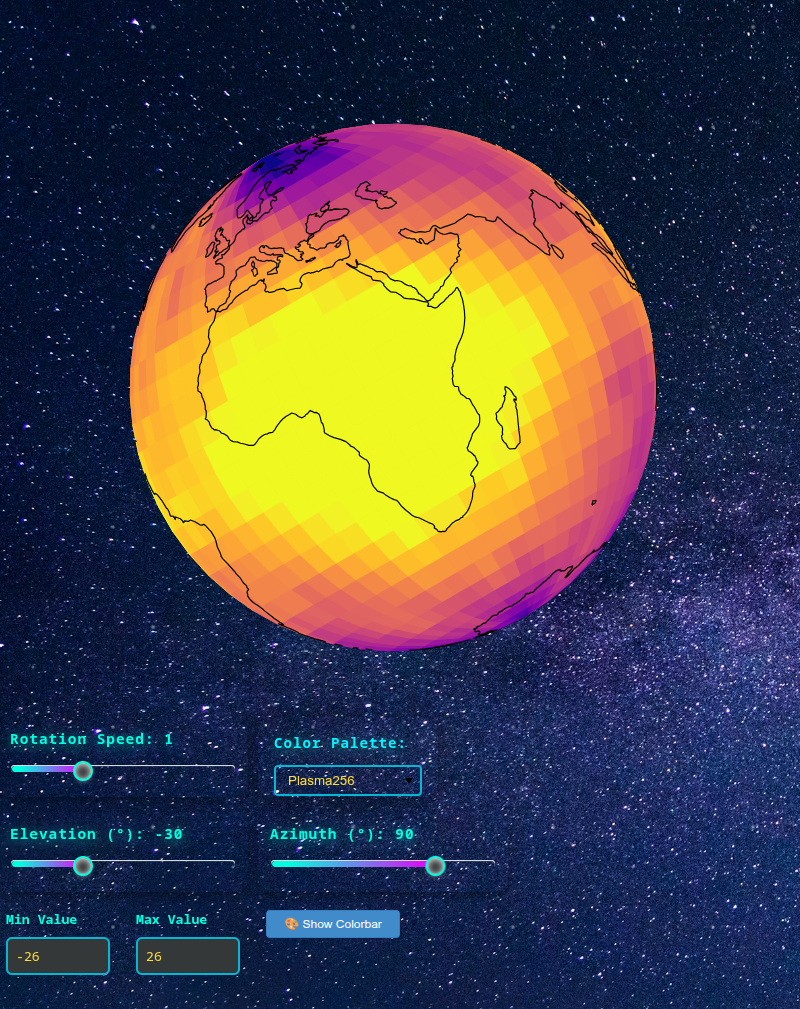

Write the Python code that produced this figure.





import numpy as np
from bokeh.plotting import figure, show, output_file
from bokeh.models import (ColumnDataSource, CustomJS, Button, Slider, Select, Div)
from bokeh.layouts import column, row
from bokeh.palettes import Turbo256, Viridis256, Plasma256, Inferno256, Cividis256
import cartopy.feature as cfeature
from shapely.geometry import LineString, MultiLineString
import json
from bokeh.models import GlobalInlineStyleSheet
from bokeh.io import curdoc
from bokeh.io import show, curdoc
from bokeh.models import Slider, InlineStyleSheet
from bokeh.layouts import column
from matplotlib import cm
from matplotlib.colors import to_hex
from bokeh.models import WheelZoomTool
from bokeh.models import NumericInput

#'RdBu_r'
def mbpal(sMpl):
    return [to_hex(cm.get_cmap(sMpl)(i/255)) for i in range(256)]

cool = mbpal('cool')
hot = mbpal('hot')
bwr = mbpal('bwr')
terrain = mbpal('terrain')
curdoc().theme = 'dark_minimal'

slider_style = InlineStyleSheet(css="""
/* Host: set the widget's container background */
:host {
  background: transparent !important;   /* even darker than black for modern dark UI */
  border-radius: 12px !important;
  padding: 12px !important;
  box-shadow: 0 4px 12px #0006 !important;
}
/* Slider title */
:host .bk-slider-title {
  color: #00ffe0 !important;     /* bright cyan for the title */
  font-size: 1.2em !important;
  font-weight: bold !important;
  letter-spacing: 1px !important;
  font-family: 'Fira Code', 'Consolas', 'Menlo', monospace !important;
  margin-bottom: 14px !important;
  text-shadow: 0 2px 12px #00ffe099;
}
/* Track (background) */
:host .noUi-base, :host .noUi-target {
  background: transparent !important;
    border: 1px solid transparent !important;

}
/* Filled portion */
:host .noUi-connect {
  background: linear-gradient(90deg, #00ffe0 10%, #d810f7 90%) !important;
  box-shadow: 0 0 12px #00ffe099;
  border-radius: 12px !important;
}
/* Handle */
:host .noUi-handle {
  background: #343838 !important;
  border: 2px solid #00ffe0 !important;
  border-radius: 50%;
  width: 20px;
  height: 20px;
}
/* Handle hover/focus */
:host .noUi-handle:hover, :host .noUi-handle:focus {
  border-color: #ff2a68 !important;
  box-shadow: 0 0 10px #ff2a6890;
}
/* Tooltip */
:host .noUi-tooltip {
  background: #343838 !important;
  color: #00ffe0 !important;
  font-family: 'Consolas', monospace;
  border-radius: 6px;
  border: 1px solid #00ffe0;
}
""")

select_css = InlineStyleSheet(css="""
/* Widget container */
:host {
    background:transparent !important;
    border-radius: 14px !important;
    padding: 16px !important;
    box-shadow: 0 4px 24px #0007 !important;
}
/* Title styling */
:host .bk-input-group label, :host .bk-select-title {
    color: #06f0ff !important;
    font-size: 1.18em !important;
    font-family: 'Fira Code', monospace;
    font-weight: bold !important;
    margin-bottom: 12px !important;
    letter-spacing: 1px !important;
    text-shadow: 0 2px 12px #06f0ff88, 0 1px 6px #111b;
}
/* Dropdown select */
:host select {
    background-color: transparent !important;
    color: #ffdb39 !important;
    border: 2px solid #06b6d4 !important;
    appearance: none;
    -webkit-appearance: none;
    -moz-appearance: none;
}

:host select option {
    background-color: #16161e !important; /* fallback */
    color: #ffdb39 !important;
}
/* Glow effect on hover/focus */
:host select:hover, :host select:focus {
    border-color: #ff3049 !important;
    box-shadow: 0 0 0 2px #ff304999, 0 0 18px #ff3049cc !important;
    outline: none !important;
}

""")

# def get_starfield_stylesheet():
#     return GlobalInlineStyleSheet(css="""
#     html {
#         position: relative;
#         width: 100%;
#         height: 100%;
#         background: radial-gradient(ellipse at bottom, #343838 0%, #130d0d 100%);
#         overflow: hidden;
#     }

#     body {
#         margin: 0;
#         padding: 0;
#         background: transparent !important;
#     }

#     /* ⭐ SMALL STARS (MANY) */
#     html::before {
#         content: "";
#         position: fixed;
#         inset: 0;
#         background-image:
#             radial-gradient(1px 1px at 5% 10%, white, transparent),
#             radial-gradient(1px 1px at 15% 80%, white, transparent),
#             radial-gradient(1px 1px at 25% 30%, white, transparent),
#             radial-gradient(1px 1px at 40% 60%, white, transparent),
#             radial-gradient(1px 1px at 55% 20%, white, transparent),
#             radial-gradient(1px 1px at 70% 90%, white, transparent),
#             radial-gradient(1px 1px at 85% 40%, white, transparent),
#             radial-gradient(1px 1px at 95% 70%, white, transparent);
#         background-repeat: repeat;
#         background-size: 100px 100px;
#         animation: twinkleSmall 6s infinite alternate;
#         pointer-events: none;
#         z-index: -1;
#     }

#     /* ⭐ BIGGER STARS (FEWER) */
#     html::after {
#         content: "";
#         position: fixed;
#         inset: 0;
#         background-image:
#             radial-gradient(2px 2px at 20% 40%, white, transparent),
#             radial-gradient(2.5px 2.5px at 60% 70%, white, transparent),
#             radial-gradient(3px 3px at 80% 20%, white, transparent);
#         background-repeat: repeat;
#         background-size: 200px 200px;
#         animation: twinkleBig 10s infinite alternate;
#         pointer-events: none;
#         z-index: -1;
#     }

#     @keyframes twinkleSmall {
#         from { opacity: 0.3; }
#         to   { opacity: 0.9; }
#     }

#     @keyframes twinkleBig {
#         from { opacity: 0.2; }
#         to   { opacity: 0.7; }
#     }

#     /* Bokeh above stars */
#     .bk-root {
#         position: relative;
#         z-index: 1;
#         background: transparent !important;
#     }

#     /* UI text */
#     .bk, .bk-input, .bk-btn, .bk-select, .bk-slider-title,
#     .bk-title, .bk-label, .bk-legend, .bk-axis-label {
#         color: white !important;
#     }
#     """)


from bokeh.models import GlobalInlineStyleSheet

def get_starfield_stylesheet():
    return GlobalInlineStyleSheet(css="""
    /* RESET & BASE */
    * { margin: 0; padding:0; box-sizing: border-box; }
    html, body {
        width: 100%;
        height: 100%;
        overflow: hidden;
        position: relative;
        background: radial-gradient(ellipse at bottom, #343838 0%, #130d0d 100%);
    }
    body { background: transparent !important; }

    /* ANIMATED BACKGROUND IMAGE */
    section{
        position: absolute;
        top: 0;
        left: 0;
        width: 100%;
        height: 100%;
        background: url("https://images.unsplash.com/photo-1528818955841-a7f1425131b5?fm=jpg&q=60&w=3000&auto=format&fit=crop&ixlib=rb-4.1.0&ixid=M3wxMjA3fDB8MHxzZWFyY2h8NHx8c3RhcnJ5JTIwc2t5fGVufDB8fDB8fHww");
        background-size: cover;
        animation: animateBg 50s linear infinite;
        z-index: -3;
    }
    @keyframes animateBg{
        0%,100%{ transform: scale(1); }
        50%{ transform: scale(1.2); }
    }

    /* SMALL STARS (MANY) */
    html::before {
        content: "";
        position: fixed;
        inset: 0;
        background-image:
            radial-gradient(1px 1px at 5% 10%, white, transparent),
            radial-gradient(1px 1px at 15% 80%, white, transparent),
            radial-gradient(1px 1px at 25% 30%, white, transparent),
            radial-gradient(1px 1px at 40% 60%, white, transparent),
            radial-gradient(1px 1px at 55% 20%, white, transparent),
            radial-gradient(1px 1px at 70% 90%, white, transparent),
            radial-gradient(1px 1px at 85% 40%, white, transparent),
            radial-gradient(1px 1px at 95% 70%, white, transparent);
        background-repeat: repeat;
        background-size: 100px 100px;
        animation: twinkleSmall 6s infinite alternate;
        pointer-events: none;
        z-index: -2;
    }

    /* BIGGER STARS (FEWER) */
    html::after {
        content: "";
        position: fixed;
        inset: 0;
        background-image:
            radial-gradient(2px 2px at 20% 40%, white, transparent),
            radial-gradient(2.5px 2.5px at 60% 70%, white, transparent),
            radial-gradient(3px 3px at 80% 20%, white, transparent);
        background-repeat: repeat;
        background-size: 200px 200px;
        animation: twinkleBig 10s infinite alternate;
        pointer-events: none;
        z-index: -2;
    }

    /* SHOOTING STAR */
    span {
        position: absolute;
        top:50%;
        left:50%;
        width: 4px;
        height: 4px;
        background: yellow;
        border-radius: 50%;
        box-shadow: 0 0 0 4px rgba(242, 255, 59, 0.1).1), 0 0 0 8px rgba(251, 255, 25, 0.1), 0 0 20px rgba(255,255,255,0.1);
        animation: shooting 45s linear infinite;
        pointer-events: none;
        z-index: -2;
    }
                                  
                                  
    span::before{
        content:'';
        position: absolute;
        top: 50%;
        transform: translateY(-50%);
        width: 300px;
        height: 1px;
        background: linear-gradient(90deg,yellow,transparent);
    }
@keyframes shooting {
    0% {
        transform: rotate(315deg) translateX(0);
        opacity: 0;
    }

    1% {
        opacity: 1;
    }

    /* FAST shooting (first ~1 second) */
    3% {
        transform: rotate(315deg) translateX(-1000px);
        opacity: 0;
    }

    /* WAIT (invisible) */
    100% {
        transform: rotate(315deg) translateX(-1000px);
        opacity: 0;
    }
}


span:nth-child(1){
    top: 300px; background: aqua;
    right: 900px;
    left: initial;
   animation: shooting 60s linear infinite;
}
                                  
span:nth-of-type(1)::before {
    background: linear-gradient(90deg, aqua, transparent);}
                                  
span:nth-child(2){
    top: 0px; background: red;
    right: 800px;
    left: initial;animation-duration: 11.75s;
animation: shooting 211s linear infinite;
}

span:nth-of-type(2)::before {
    background: linear-gradient(90deg, red, transparent);}
                                  
span:nth-child(3){
    top: 0px; background: lime;
    right: 1450px;
    left: initial;
                                  animation: shooting 130s linear infinite;
}
span:nth-of-type(3)::before {
    background: linear-gradient(90deg, lime, transparent);}
    /* SMALL STAR TWINKLE */
    @keyframes twinkleSmall { from { opacity: 0.3; } to { opacity: 0.9; } }
    @keyframes twinkleBig   { from { opacity: 0.2; } to { opacity: 0.7; } }

    /* Bokeh above all stars */
    .bk-root {
        position: relative;
        z-index: 1;
        background: transparent !important;
    }

    /* UI text */
    .bk, .bk-input, .bk-btn, .bk-select, .bk-slider-title,
    .bk-title, .bk-label, .bk-legend, .bk-axis-label {
        color: white !important;
    }
    """)

# ============================================================================
# 1. GENERATE SPHERE GEOMETRY
# ============================================================================

def generate_sphere_mesh(n_lat=40, n_lon=80):
    lats = np.linspace(-90, 90, n_lat)
    lons = np.linspace(-180, 180, n_lon)
    lon_grid, lat_grid = np.meshgrid(lons, lats)
    
    return {
        'lons': lon_grid.flatten().tolist(),
        'lats': lat_grid.flatten().tolist(),
        'n_lat': n_lat,
        'n_lon': n_lon
    }

# ============================================================================
# 2. GENERATE TEMPERATURE DATA
# ============================================================================

def generate_temperature_field(lats, lons):
    lats = np.array(lats)
    lons = np.array(lons)
    
    base_temp = 30 - 50 * np.abs(lats) / 90
    wave1 = 10 * np.sin(np.radians(lons) * 3) * np.cos(np.radians(lats) * 2)
    wave2 = 8 * np.cos(np.radians(lons) * 2 + np.radians(lats))
    
    np.random.seed(42)
    noise = np.random.randn(len(lats)) * 3
    
    temps = base_temp + wave1 + wave2 + noise
    return temps.tolist()

# ============================================================================
# 3. EXTRACT COASTLINES
# ============================================================================

def extract_coastlines():
    coastlines = cfeature.NaturalEarthFeature('physical', 'coastline', '110m')
    
    coast_lons = []
    coast_lats = []
    
    for geom in coastlines.geometries():
        if isinstance(geom, LineString):
            coords = np.array(geom.coords)
            coast_lons.extend(coords[:, 0].tolist() + [None])
            coast_lats.extend(coords[:, 1].tolist() + [None])
        elif isinstance(geom, MultiLineString):
            for line in geom.geoms:
                coords = np.array(line.coords)
                coast_lons.extend(coords[:, 0].tolist() + [None])
                coast_lats.extend(coords[:, 1].tolist() + [None])
    
    return coast_lons, coast_lats

# ============================================================================
# 4. PREPARE DATA
# ============================================================================

sphere_data = generate_sphere_mesh(n_lat=30, n_lon=60)
temps = generate_temperature_field(sphere_data['lats'], sphere_data['lons'])
coast_lons, coast_lats = extract_coastlines()

# #-----------REAL DATA -----
# import numpy as np
# import xarray as xr
# from bokeh.models import ColumnDataSource

# # ============================================================================
# # 0️⃣ LOAD AND COARSEN YOUR DATA
# # ============================================================================

# # ds = xr.open_dataset('/home/michael/Downloads/ee574e584b1f8351c52f63525a06f50d.nc')['t2m']
# ds = xr.open_dataset("/home/michael/MEGA/MEGAsync Uploads/__anom_8418_slopes_FMCX8418_SurfaceDown_.nc")["slope"]*120
# ds

# yearly = ds#ds.mean('valid_time')
# anomyearmean = yearly

# coarse_factor = 12  # adjust to reduce resolution
# # coarse_anom = anomyearmean.coarsen(latitude=coarse_factor, longitude=coarse_factor, boundary='trim').mean()
# coarse_anom = anomyearmean.coarsen(lat=coarse_factor, lon=coarse_factor, boundary='trim').mean()

# # flip latitude axis (south → north)
# coarse_anom_flipped = coarse_anom[::-1, :]

# # lat = coarse_anom_flipped.latitude.values
# # lon = coarse_anom_flipped.longitude.values

# lat = coarse_anom_flipped.lat.values
# lon = coarse_anom_flipped.lon.values

# LON, LAT = np.meshgrid(lon, lat)
# LON_wrap = np.hstack([LON, LON[:, 0:1] + 360])          # duplicate first column at the end
# LAT_wrap = np.hstack([LAT, LAT[:, 0:1]])
# temps_wrap = np.hstack([coarse_anom_flipped, coarse_anom_flipped[:, 0:1]])

# lons_flat = LON_wrap.flatten().tolist()
# lats_flat = LAT_wrap.flatten().tolist()
# temps_flat = temps_wrap.flatten().tolist()

# print(len(lons_flat), len(lats_flat), len(temps_flat))  # all should match

# # ============================================================================
# # 1️⃣ GENERATE SPHERE MESH FUNCTION (KEPT FOR COMPATIBILITY)
# # ============================================================================

# def generate_sphere_mesh_from_data(lats, lons):
#     """Return dictionary similar to old generate_sphere_mesh."""
#     return {
#         'lons': lons,
#         'lats': lats,
#         'n_lat': len(np.unique(lats)),
#         'n_lon': len(np.unique(lons))
#     }

# sphere_data = generate_sphere_mesh_from_data(lats_flat, lons_flat)

# # ============================================================================
# # 2️⃣ GENERATE TEMPERATURE FIELD FUNCTION (NOW USE YOUR REAL DATA)
# # ============================================================================

# def generate_temperature_field_from_data(temps):
#     """Return temperature values in the same format as old function."""
#     return temps

# temps = generate_temperature_field_from_data(temps_flat)
# #-----------REAL DATA -----


raw_sphere_source = ColumnDataSource(data={
    'lons': sphere_data['lons'],
    'lats': sphere_data['lats'],
    'temps': temps
})

quad_source = ColumnDataSource(data={
    'xs': [[]],
    'ys': [[]],
    'fill_color': ['#440154']
})

coast_raw_source = ColumnDataSource(data={
    'lons': coast_lons,
    'lats': coast_lats
})

coast_render_source = ColumnDataSource(data={
    'x': [],
    'y': []
})

# ============================================================================
# 5. CREATE FIGURE
# ============================================================================

plot = figure(
    width=800, height=800,
    # title="🌍 Auto-Rotating Temperature Globe",
    toolbar_location=None,
    match_aspect=True,
    x_range=(-1.5, 1.5),
    y_range=(-1.5, 1.5)
)
# Enable wheel zoom without showing toolbar
plot.toolbar.active_scroll = plot.select_one(WheelZoomTool)

plot.patches(
    xs='xs', ys='ys',
    source=quad_source,
    fill_color='fill_color',
    fill_alpha=1,
    line_color='fill_color',
    line_alpha = 1,
    line_width=1.1,


)

plot.multi_line(
    xs='x', ys='y',
    source=coast_render_source,
    line_color='black',
    line_width=1.2,
    line_alpha=1
)

plot.xaxis.visible = False
plot.yaxis.visible = False
plot.grid.visible = False
plot.background_fill_color = "#0a0a0a"
plot.border_fill_color = "#0a0a0a"
plot.background_fill_alpha = 0
plot.border_fill_alpha = 0
plot.border_line_alpha = 0
plot.outline_line_color = None

# ============================================================================
# 6. CONTROLS
# ============================================================================

play_button = Button(label="⏸ Pause", button_type="warning", width=100)
reset_button = Button(label="🔄 Reset", button_type="primary", width=100)

speed_slider = Slider(
    start=0, end=3, value=1, step=0.1,
    title="Rotation Speed",
    width=250, stylesheets=[slider_style],height=80, styles={"margin-top": "-70px"}
)

tilt_slider = Slider(
    start=-90, end=90, value=0, step=5,
    title="Elevation (°)",
    width=250, stylesheets=[slider_style],height=80, styles={"margin-top": "10px"}
)

azimuth_slider = Slider(
    start=-180, end=180, value=0, step=10,
    title="Azimuth (°)",
    width=250, stylesheets=[slider_style],height=80, styles={"margin-top": "10px"}
)

palette_select = Select(
    title="Color Palette:",
    value="Turbo256",
    width=180,
    options=["Turbo256", "Viridis256", "Plasma256", "Inferno256", "Cividis256","cool", "hot", "bwr", "terrain"], stylesheets=[select_css],height=80, styles={"margin-top": "-70px"}
)

angle_display = Div(
    text="<div style='padding:10px; background:#1a1a1a; color:#00ff00; "
         "font-family:monospace; border-radius:5px; text-align:center;'>"
         "<b>Rotation:</b> 180° | <b>Tilt:</b> 0° | <b>Az:</b> 0° | "
         "<span style='color:#ff6b35;'>⚡ PLAYING</span></div>",
    width=350
)
# Color scale controls - Numerical inputs
input_style = InlineStyleSheet(css="""
:host {
    background: transparent !important;
    border-radius: 8px !important;
    padding: 8px !important;
}
:host label {
    color: #00ffe0 !important;
    font-size: 1.1em !important;
    font-weight: bold !important;
    font-family: 'Fira Code', monospace !important;
    margin-bottom: 8px !important;
}
:host input {
    background: #343838 !important;
    color: #ffdb39 !important;
    border: 2px solid #06b6d4 !important;
    border-radius: 6px !important;
    padding: 8px !important;
    font-size: 1.1em !important;
    font-family: 'Consolas', monospace !important;
}
:host input:focus {
    border-color: #ff3049 !important;
    box-shadow: 0 0 0 2px #ff304999 !important;
    outline: none !important;
}
""")

vmin_input = NumericInput(
    value=-26, 
    title="Min Value",
    mode='float',
    width=120, 
    stylesheets=[input_style]
)

vmax_input = NumericInput(
    value=26, 
    title="Max Value",
    mode='float',
    width=120, 
    stylesheets=[input_style]
)

colorbar_button = Button(label="🎨 Show Colorbar", button_type="primary", width=150, stylesheets=[input_style])
colorbar_div = Div(text="", width=900, height=120, visible=False, styles={"margin-top": "5px"})

colorbar_callback = CustomJS(
    args=dict(
        colorbar_div=colorbar_div,
        colorbar_button=colorbar_button,
        palette_select=palette_select,
        vmin_input=vmin_input,
        vmax_input=vmax_input,
        palette_turbo=json.dumps(Turbo256),
        palette_viridis=json.dumps(Viridis256),
        palette_plasma=json.dumps(Plasma256),
        palette_inferno=json.dumps(Inferno256),
        palette_cividis=json.dumps(Cividis256),
        palette_cool=json.dumps(cool),
        palette_hot=json.dumps(hot),
        palette_bwr=json.dumps(bwr),
        palette_terrain=json.dumps(terrain),
    ),
    code="""
    console.log('Colorbar button clicked!');
    console.log('Current visible state:', colorbar_div.visible);
    
    const palettes_map = {
        'Turbo256': JSON.parse(palette_turbo),
        'Viridis256': JSON.parse(palette_viridis),
        'Plasma256': JSON.parse(palette_plasma),
        'Inferno256': JSON.parse(palette_inferno),
        'Cividis256': JSON.parse(palette_cividis),
        'cool': JSON.parse(palette_cool),
        'hot': JSON.parse(palette_hot),
        'bwr': JSON.parse(palette_bwr),
        'terrain': JSON.parse(palette_terrain)
    };
    
    if (colorbar_div.visible) {
        // Hide it
        colorbar_div.visible = false;
        colorbar_button.label = '🎨 Show Colorbar';
        console.log('Hiding colorbar');
    } else {
        // Show it
        const current_palette = palettes_map[palette_select.value];
        const vmin = vmin_input.value;
        const vmax = vmax_input.value;
        const range = vmax - vmin;
        
        console.log('Selected palette:', palette_select.value);
        console.log('Min:', vmin, 'Max:', vmax);
        
        // Create horizontal colorbar with tick labels
        let html = '<div style="padding:20px; background:#1a1a1a; border-radius:8px; border:2px solid #00ffe0; width:100%;">';
        html += '<h3 style="color:#00ffe0; text-align:center; margin:0 0 15px 0; font-family: monospace;">Color Scale</h3>';
        
        // Color bar strip
        html += '<div style="display:flex; height:40px; width:100%; border:1px solid #444; border-radius:4px; overflow:hidden;">';
        for (let i = 0; i < 256; i += 2) {
            html += '<div style="background:' + current_palette[i] + '; flex:1; height:100%;"></div>';
        }
        html += '</div>';
        
        // Tick labels
        html += '<div style="display:flex; justify-content:space-between; margin-top:8px; color:#fff; font-family:monospace; font-size:12px; font-weight:bold;">';
        
        // Generate 7 tick labels
        const num_ticks = 7;
        for (let i = 0; i < num_ticks; i++) {
            const value = vmin + (range * i / (num_ticks - 1));
            html += '<span style="color:#00ffe0;">' + value.toFixed(1) + '</span>';
        }
        
        html += '</div></div>';
        
        colorbar_div.text = html;
        colorbar_div.visible = true;
        colorbar_button.label = '🎨 Hide Colorbar';
        console.log('Showing colorbar, HTML length:', html.length);
    }
    
    colorbar_div.properties.visible.change.emit();
    colorbar_div.properties.text.change.emit();
    """
)

# ============================================================================
# 7. MAIN RENDERING AND ANIMATION CALLBACK
# ============================================================================

combined_callback = CustomJS(
    args=dict(
        raw_sphere=raw_sphere_source,
        quad_source=quad_source,
        coast_raw=coast_raw_source,
        coast_render=coast_render_source,
        n_lat=sphere_data['n_lat'],
        n_lon=sphere_data['n_lon'],
        palette_turbo=json.dumps(Turbo256),
        palette_viridis=json.dumps(Viridis256),
        palette_plasma=json.dumps(Plasma256),
        palette_inferno=json.dumps(Inferno256),
        palette_cividis=json.dumps(Cividis256),
        palette_cool=json.dumps(cool),
        palette_hot=json.dumps(hot),
        palette_bwr=json.dumps(bwr),
        palette_terrain=json.dumps(terrain),

        palette_select=palette_select,
        angle_display=angle_display,
        speed_slider=speed_slider,
        tilt_slider=tilt_slider,
        azimuth_slider=azimuth_slider,
        play_button=play_button,
        reset_button=reset_button,
        vmin_input=vmin_input,
vmax_input=vmax_input,
colorbar_button=colorbar_button,
colorbar_div=colorbar_div,
    ),
    code="""
    // ========================================================================
    // INITIALIZE ANIMATION STATE (runs once)
    // ========================================================================
    if (!window.globe_animation) {
        window.globe_animation = {
            is_playing: true,
            current_angle: 180,
            animation_id: null,
            initialized: false
        };
    }
    
    const anim = window.globe_animation;
    
    // ========================================================================
    // RENDER FUNCTION - Projects and draws the globe
    // ========================================================================
    function renderGlobe(angle_deg) {
        const angle_rad = -angle_deg * Math.PI / 180;  // REVERSED ROTATION!
        const tilt_rad = tilt_slider.value * Math.PI / 180;
        const azimuth_rad = azimuth_slider.value * Math.PI / 180;
        
        // Get palette
        const palettes = {
            'Turbo256': JSON.parse(palette_turbo),
            'Viridis256': JSON.parse(palette_viridis),
            'Plasma256': JSON.parse(palette_plasma),
            'Inferno256': JSON.parse(palette_inferno),
            'Cividis256': JSON.parse(palette_cividis),
            'cool': JSON.parse(palette_cool),
            'hot': JSON.parse(palette_hot),
            'bwr': JSON.parse(palette_bwr),

            'terrain': JSON.parse(palette_terrain)
        };
        const palette = palettes[palette_select.value];
        
        // Update angle display with status
        const status = anim.is_playing ? 
            '<span style="color:#ff6b35;">⚡ PLAYING</span>' : 
            '<span style="color:#888;">⏸ PAUSED</span>';
        angle_display.text = `<div style='padding:10px; background:#1a1a1a; color:#00ff00; 
                              font-family:monospace; border-radius:5px; text-align:center;'>
                              <b>Rot:</b> ${Math.round(angle_deg)}° | <b>Tilt:</b> ${tilt_slider.value}° | 
                              <b>Az:</b> ${azimuth_slider.value}° | ${status}</div>`;
        
        // Get data
        const lons = raw_sphere.data['lons'];
        const lats = raw_sphere.data['lats'];
        const temps = raw_sphere.data['temps'];
        
        // Project sphere points with full 3D rotation
        const x2d = new Array(lons.length);
        const y2d = new Array(lons.length);
        const y3d = new Array(lons.length);
        const visible = new Array(lons.length);
        
        const cos_angle = Math.cos(angle_rad);
        const sin_angle = Math.sin(angle_rad);
        const cos_tilt = Math.cos(tilt_rad);
        const sin_tilt = Math.sin(tilt_rad);
        const cos_azimuth = Math.cos(azimuth_rad);
        const sin_azimuth = Math.sin(azimuth_rad);
        
        for (let i = 0; i < lons.length; i++) {
            const lat_rad = lats[i] * Math.PI / 180;
            const lon_rad = lons[i] * Math.PI / 180;
            
            const x = Math.cos(lat_rad) * Math.cos(-lon_rad);
            const y = Math.cos(lat_rad) * Math.sin(-lon_rad);
            const z = Math.sin(lat_rad);
            
            // Rotation around Z-axis (spin) - REVERSED
            let x_rot = x * cos_angle - y * sin_angle;
            let y_rot = x * sin_angle + y * cos_angle;
            let z_rot = z;
            
            // Tilt around X-axis (elevation)
            const y_tilt = y_rot * cos_tilt - z_rot * sin_tilt;
            const z_tilt = y_rot * sin_tilt + z_rot * cos_tilt;
            
            // Azimuth rotation around Z-axis (viewing angle)
            const x_final = x_rot * cos_azimuth - y_tilt * sin_azimuth;
            const y_final = x_rot * sin_azimuth + y_tilt * cos_azimuth;
            const z_final = z_tilt;
            
            x2d[i] = x_final;
            y2d[i] = z_final;
            y3d[i] = y_final;
            visible[i] = y_final > -0.15;
        }
        
        // Create quads
        const temp_min = vmin_input.value;
        const temp_max = vmax_input.value;
        const quads = [];
        
        for (let i = 0; i < n_lat - 1; i++) {
            for (let j = 0; j < n_lon - 1; j++) {
                const idx0 = i * n_lon + j;
                const idx1 = i * n_lon + (j + 1);
                const idx2 = (i + 1) * n_lon + (j + 1);
                const idx3 = (i + 1) * n_lon + j;
                
                if (visible[idx0] || visible[idx1] || visible[idx2] || visible[idx3]) {
                    const xs = [x2d[idx0], x2d[idx1], x2d[idx2], x2d[idx3]];
                    const ys = [y2d[idx0], y2d[idx1], y2d[idx2], y2d[idx3]];
                    
                    const avg_temp = (temps[idx0] + temps[idx1] + temps[idx2] + temps[idx3]) / 4;
                    const depth = (y3d[idx0] + y3d[idx1] + y3d[idx2] + y3d[idx3]) / 4;
                    
                    let color_idx = 0;
                    if (temp_max > temp_min) {
                        color_idx = Math.floor((avg_temp - temp_min) / (temp_max - temp_min) * 255);
                        color_idx = Math.max(0, Math.min(255, color_idx));
                    }
                    
                    quads.push({
                        depth: depth,
                        xs: xs,
                        ys: ys,
                        color: palette[color_idx]
                    });
                }
            }
        }
        
        quads.sort((a, b) => a.depth - b.depth);
        
        quad_source.data['xs'] = quads.map(q => q.xs);
        quad_source.data['ys'] = quads.map(q => q.ys);
        quad_source.data['fill_color'] = quads.map(q => q.color);
        
        // Render coastlines - HIDE THOSE BEHIND THE SPHERE!
        const coast_lons = coast_raw.data['lons'];
        const coast_lats = coast_raw.data['lats'];
        
        const coast_x_all = [];
        const coast_y_all = [];
        let current_line_x = [];
        let current_line_y = [];
        
        for (let i = 0; i < coast_lons.length; i++) {
            if (coast_lons[i] === null || coast_lats[i] === null) {
                if (current_line_x.length > 0) {
                    coast_x_all.push(current_line_x);
                    coast_y_all.push(current_line_y);
                    current_line_x = [];
                    current_line_y = [];
                }
            } else {
                const lat_rad = coast_lats[i] * Math.PI / 180;
                const lon_rad = coast_lons[i] * Math.PI / 180;
                
                const x = Math.cos(lat_rad) * Math.cos(-lon_rad);
                const y = Math.cos(lat_rad) * Math.sin(-lon_rad);
                const z = Math.sin(lat_rad);
                
                // Rotation around Z-axis - REVERSED
                let x_rot = x * cos_angle - y * sin_angle;
                let y_rot = x * sin_angle + y * cos_angle;
                let z_rot = z;
                
                // Tilt around X-axis
                const y_tilt = y_rot * cos_tilt - z_rot * sin_tilt;
                const z_tilt = y_rot * sin_tilt + z_rot * cos_tilt;
                
                // Azimuth rotation
                const x_final = x_rot * cos_azimuth - y_tilt * sin_azimuth;
                const y_final = x_rot * sin_azimuth + y_tilt * cos_azimuth;
                const z_final = z_tilt;
                
                // ONLY draw visible coastlines (front of sphere)
                if (y_final > -0.05) {
                    current_line_x.push(x_final);
                    current_line_y.push(z_final);
                } else if (current_line_x.length > 0) {
                    // Break line when going behind
                    coast_x_all.push(current_line_x);
                    coast_y_all.push(current_line_y);
                    current_line_x = [];
                    current_line_y = [];
                }
            }
        }
        
        if (current_line_x.length > 0) {
            coast_x_all.push(current_line_x);
            coast_y_all.push(current_line_y);
        }
        
        coast_render.data['x'] = coast_x_all;
        coast_render.data['y'] = coast_y_all;
        
        quad_source.change.emit();
        coast_render.change.emit();
    }
    
    // ========================================================================
    // ANIMATION LOOP - Called every frame
    // ========================================================================
    function animate() {
        if (!anim.is_playing) return;
        
        anim.current_angle += speed_slider.value * 0.5;
        if (anim.current_angle >= 360) {
            anim.current_angle -= 360;
        }
        
        renderGlobe(anim.current_angle);
        anim.animation_id = requestAnimationFrame(animate);
    }
    
    // ========================================================================
    // HANDLE INTERACTIONS - SIMPLIFIED LOGIC
    // ========================================================================
    
    // Check which button was clicked
    const is_play_click = (cb_obj.id === play_button.id);
    const is_reset_click = (cb_obj.id === reset_button.id);
    
    if (is_play_click) {
        // Toggle play/pause
        anim.is_playing = !anim.is_playing;
        
        if (anim.is_playing) {
            play_button.label = '⏸ Pause';
            play_button.button_type = 'warning';
            animate();
        } else {
            if (anim.animation_id) {
                cancelAnimationFrame(anim.animation_id);
            }
            play_button.label = '▶ Play';
            play_button.button_type = 'success';
        }
        renderGlobe(anim.current_angle);
    } 
    
    if (is_reset_click) {
        anim.current_angle = 180;
        tilt_slider.value = 0;
        azimuth_slider.value = 0;
        renderGlobe(180);
    }
    
    // Handle slider changes
    if (cb_obj === palette_select || cb_obj === tilt_slider || cb_obj === azimuth_slider) {
        renderGlobe(anim.current_angle);
    }
    
    // ========================================================================
    // INITIAL RENDER AND AUTO-START
    // ========================================================================
    if (!anim.initialized) {
        anim.initialized = true;
        renderGlobe(180);
        
        // Auto-start animation after initial render
        setTimeout(function() {
            anim.is_playing = true;
            animate();
        }, 100);
    }


    // ========================================================================
    // COLORBAR TOGGLE - Place this BEFORE the "HANDLE INTERACTIONS" section
    // ========================================================================
    if (cb_obj === colorbar_button) {
        const current_visible = colorbar_div.visible;
        
        if (current_visible) {
            colorbar_div.visible = false;
            colorbar_button.label = '🎨 Show Colorbar';
        } else {
            // Generate colorbar HTML
            const palettes_map = {
                'Turbo256': JSON.parse(palette_turbo),
                'Viridis256': JSON.parse(palette_viridis),
                'Plasma256': JSON.parse(palette_plasma),
                'Inferno256': JSON.parse(palette_inferno),
                'Cividis256': JSON.parse(palette_cividis),
                'cool': JSON.parse(palette_cool),
                'hot': JSON.parse(palette_hot),
                'bwr': JSON.parse(palette_bwr),
                'terrain': JSON.parse(palette_terrain)
            };
            const current_palette = palettes_map[palette_select.value];
            
            let colorbar_html = '<div style="padding:15px; background:#1a1a1a; border-radius:8px; border:2px solid #00ffe0;">';
            colorbar_html += '<h3 style="color:#00ffe0; text-align:center; margin-top:0;">Color Scale</h3>';
            colorbar_html += '<div style="display:flex; flex-direction:column-reverse; height:300px; width:60px; margin:10px auto;">';
            
            for (let i = 0; i < current_palette.length; i += 4) {
                colorbar_html += '<div style="background:' + current_palette[i] + '; flex:1;"></div>';
            }
            
            colorbar_html += '</div>';
            colorbar_html += '<div style="color:#fff; font-family:monospace; text-align:center;">';
            colorbar_html += '<div style="margin:5px;">Max: ' + vmax_input.value.toFixed(1) + '</div>';
            colorbar_html += '<div style="margin:5px;">Min: ' + vmin_input.value.toFixed(1) + '</div>';
            colorbar_html += '</div></div>';
            
            colorbar_div.text = colorbar_html;
            colorbar_div.visible = true;
            colorbar_button.label = '🎨 Hide Colorbar';
        }
        return;  // Exit early after handling colorbar
    }


    """
)


# Attach callbacks - CHANGED TO ON_EVENT FOR BUTTONS
play_button.js_on_event('button_click', combined_callback)
reset_button.js_on_event('button_click', combined_callback)
palette_select.js_on_change('value', combined_callback)
tilt_slider.js_on_change('value', combined_callback)
azimuth_slider.js_on_change('value', combined_callback)
vmin_input.js_on_change('value', combined_callback)
vmax_input.js_on_change('value', combined_callback)
colorbar_button.js_on_event('button_click', colorbar_callback)


# ============================================================================
# 8. LAYOUT
# ============================================================================

title_div = Div(text="""
    <div style='text-align:center; padding:20px; 
                background:linear-gradient(135deg, #1e3c72 0%, #2a5298 100%); 
                border-radius:8px; margin-bottom:20px; color:white;'>
        <h1 style='margin:0; font-size:2.5em;'>🌍 Ultra-Smooth Rotating Globe</h1>
        <p style='margin:5px 0 0 0; font-size:1.2em;'>
            Full 3D Control • Temperature Data • Realistic Rendering
        </p>
    </div>
""", width=900)

info_div = Div(text="""
    <div style='padding:15px; background:#f0f8ff; border-left:4px solid #2a5298; 
                margin-bottom:15px; border-radius:5px;'>
        <b>✨ Features:</b><br>
        • <b>Reversed rotation</b> - spins the correct direction!<br>
        • <b>Azimuth control</b> - rotate viewing angle left/right<br>
        • <b>Tilt control</b> - view from different elevations<br>
        • <b>Smart coastlines</b> - hidden when behind the sphere<br>
        • Smooth 60 FPS with depth sorting
    </div>
""", width=900)
controls_row1 = row(   
    speed_slider,
    palette_select,
)

controls_row2 = row(
    tilt_slider,
    azimuth_slider
)

controls_row3 = row(
    vmin_input,
    vmax_input,
    row(colorbar_button,colorbar_div),
)

layout = column(
    plot,
    controls_row1,
    controls_row2,
    controls_row3,
    stylesheets=[get_starfield_stylesheet()]
)
# doc = curdoc()
# doc.add_root(layout)
shooting_stars_js = """
(function() {
    if (window.starsLoaded) return;
    window.starsLoaded = true;

    const section = document.createElement("section");
    document.body.appendChild(section);

    // Create 10 shooting stars
    for (let i = 0; i < 10; i++) {
        const star = document.createElement("span");
        section.appendChild(star);
    }
})();
"""

from bokeh.models import CustomJS
from bokeh.events import DocumentReady
curdoc().js_on_event(DocumentReady, CustomJS(code=shooting_stars_js))
# curdoc().js_on_event('document_ready', combined_callback)
# ============================================================================
# 9. SHOW
# ============================================================================

output_file("smoothglobe.html")
show(layout)
